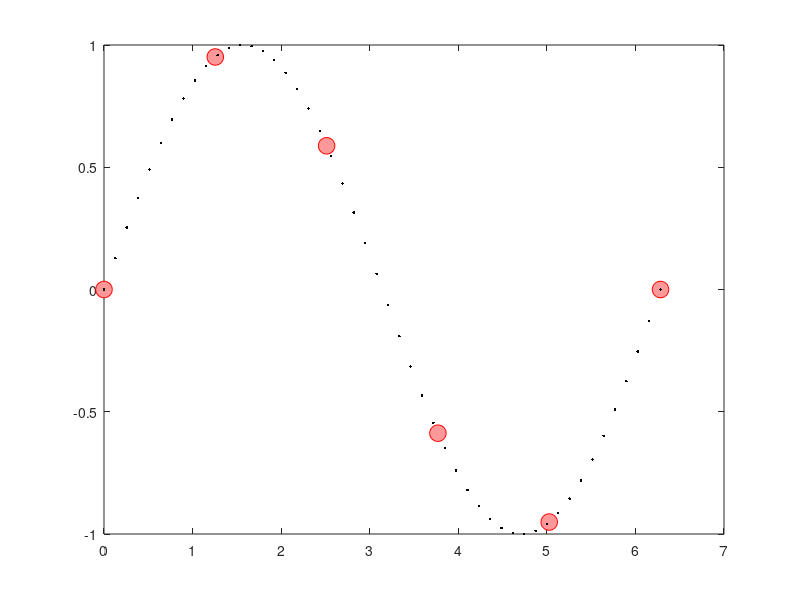

Source code (MATLAB): (Note: this script raises an error after producing the figure.)
function [] = sin_interpolation( )
    ab = linspace(0, 2*pi, 50)';
    xi = linspace(0, 2*pi, 6)'; %xi = pi*[0, 1, 2]';   %doesn't work?
    plot(xi, sin(xi), 'o', 'MarkerSize', 12, 'MarkerEdgeColor','red', 'MarkerFaceColor',[1 .6 .6]);
    hold on;
    plot(ab, sin(ab), '.k'); %black
    hold on;
    plot(ab, newton_interpolation(xi, sin(xi), ab), '*m' ); %magenta
    hold on;
    plot(ab, lagrange(xi, sin(xi), ab), '-b' ); %blue
    % check why not working ...
    %plot(ab, hermite(xi, sin(xi), cos(xi), ab), 'g') %green
    legend( 'interpolation nodes', 'sin', 'newton', 'lagrange');
end
